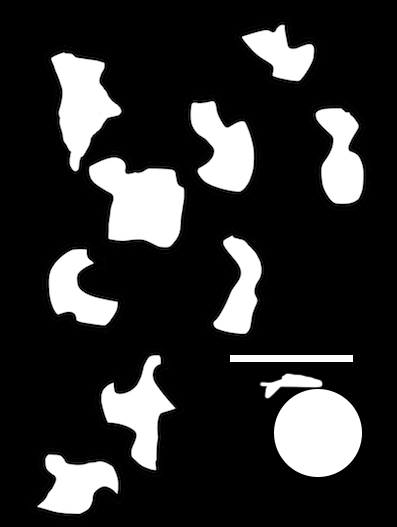
#> input picture Playground/contourTest/binaryBlob.png, 397 x 527 px
$ python contour.py   (older library calls are emulated)
#> lines starting #> are read from the running program, lines starting #| are printed output that depends on the picture; after the words box and inside, x2 and y2 are one past the last pixel; in counts of white or black regions, pixels touching at a corner belong together
import numpy as np
import cv2

#loading images and finding contours
img = cv2.imread('binaryBlob.png')
#> img is the input picture: shape (527, 397, 3); mean B, G, R 47, 47, 47
imgGrey = cv2.cvtColor(img, cv2.COLOR_BGR2GRAY)
ret, thresh = cv2.threshold(imgGrey, 127, 255, 0)
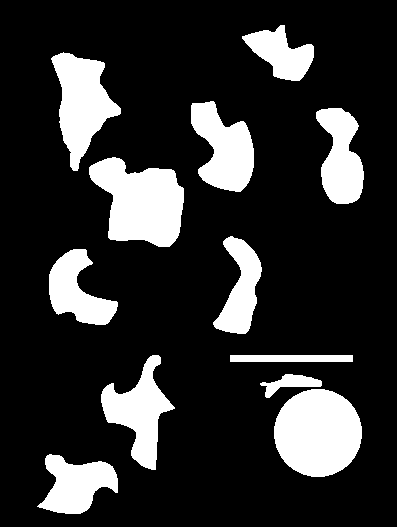
#> thresh: shape (527, 397); 18.4% white; 12 white regions
img2, contours, hierarchy = cv2.findContours(thresh, cv2.RETR_TREE, cv2.CHAIN_APPROX_SIMPLE)
#> contours = 12 contours; largest, box (x1, y1, x2, y2) and area: (274, 389, 362, 477) 5965, (89, 157, 184, 247) 5610, (51, 52, 121, 171) 4167, (191, 101, 254, 192) 3514, (101, 355, 175, 470) 3499

#iterate through contours and isolate
for i in range(len(contours)):
	rawMask = np.zeros((img.shape[0], img.shape[1], 1), dtype = "uint8")
	cv2.drawContours(rawMask, contours, i, (255), -1)
	#cv2.imwrite("Masks_%s.png"%str(i), rawMask)

	x, y, width, height = cv2.boundingRect(contours[i])

	margin = 20
	rawROI = np.zeros((height+2*margin, width+2*margin, 1), dtype = "uint8")
	rawROI[margin:margin+height, margin:margin+width] = rawMask[y:y+height, x:x+width]

	circ = round(4*np.pi*cv2.contourArea(contours[i])/(cv2.arcLength(contours[i],True)**2),3)
	cv2.putText(rawROI, "Circ. = %s"%circ, (int(0.1*margin),height+int(1.9*margin)), cv2.FONT_HERSHEY_SIMPLEX, 0.4, (255))


	cv2.imwrite("ROI_%s.png"%str(i), rawROI)
#> this loop made 12 passes
#> (x, y, width, height, circ) on passes 1 to 12: (37, 454, 81, 60, 0.48), (274, 389, 88, 88, 0.895), (260, 374, 62, 24, 0.298), (230, 355, 123, 7, 0.14), (101, 355, 74, 115, 0.344), (49, 249, 69, 76, 0.452), (213, 236, 49, 98, 0.413), (89, 157, 95, 90, 0.597), (316, 108, 48, 96, 0.488), (191, 101, 63, 91, 0.513), (51, 52, 70, 119, 0.475), (242, 25, 72, 56, 0.514)
#> pass 1, `cv2.imwrite("ROI_%s.png"%str(i), rawROI)`:
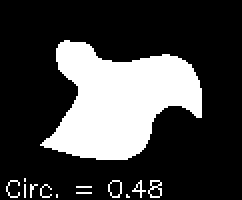
#> saved as ROI_0.png: shape (100, 121, 1) (shown 2 times larger); 25.4% white; 13 white regions (10 under 20 px), largest, box (x1, y1, x2, y2) and area: (20, 20, 101, 80) 2931, (74, 90, 81, 99) 28, (54, 90, 61, 99) 22
#> pass 2, `cv2.imwrite("ROI_%s.png"%str(i), rawROI)`:
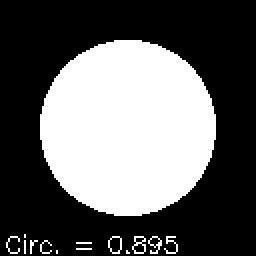
#> saved as ROI_1.png: shape (128, 128, 1) (shown 2 times larger); 38.2% white; 14 white regions (9 under 20 px), largest, box (x1, y1, x2, y2) and area: (20, 20, 108, 108) 6090, (66, 118, 73, 127) 28, (74, 118, 81, 127) 24, (82, 118, 89, 127) 23, (54, 118, 61, 127) 22
#> after the loop:
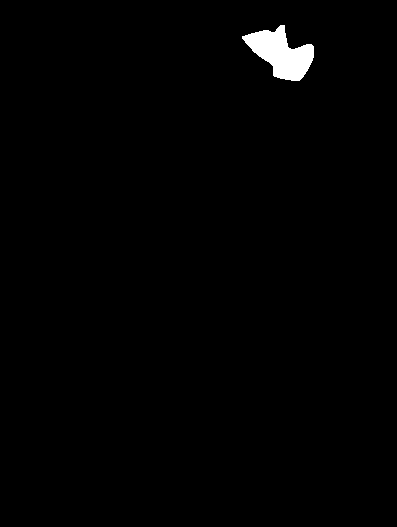
#> rawMask: shape (527, 397, 1); 1% white; 1 white region, box (x1, y1, x2, y2) and area: (242, 25, 314, 81) 2149
#> after the loop:
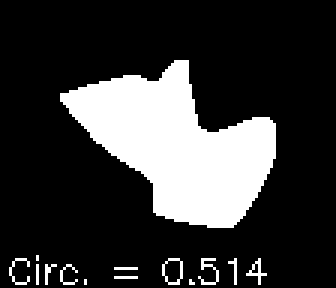
#> rawROI: shape (96, 112, 1) (shown 3 times larger); 21.4% white; 14 white regions (11 under 20 px), largest, box (x1, y1, x2, y2) and area: (20, 20, 92, 76) 2149, (66, 86, 73, 95) 23, (54, 86, 61, 95) 22
print("Done")
